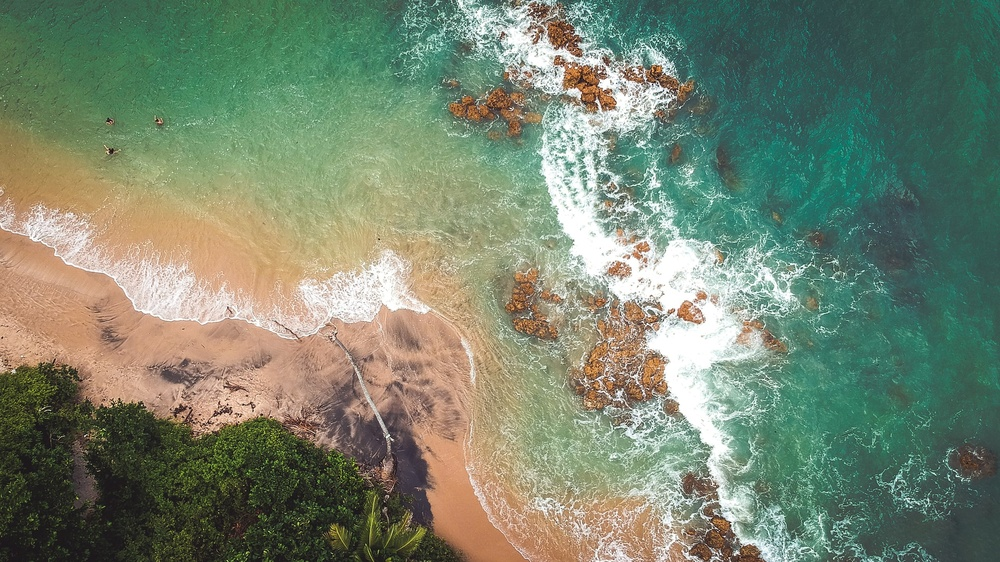
#> input picture ai-practical-file/ocean.jpg, 1000 x 562 px, shrunk from 1920 x 1080 before the run
$ jupyter execute --allow-errors practical-file.ipynb
#> lines starting #> are read from the running program, lines starting #| are printed output that depends on the picture
#### Python program to import images

[cell 1]
from PIL import Image
#> (the rest of this cell did not finish here and is left out)

#### Python program to merge two images

[cell 2]
from PIL import Image
image = Image.open("ocean.jpg")
#> image is the input picture: PIL image 1000x562 RGB; mean R, G, B 119.7, 132.8, 111.5
r,g,b = image.split()
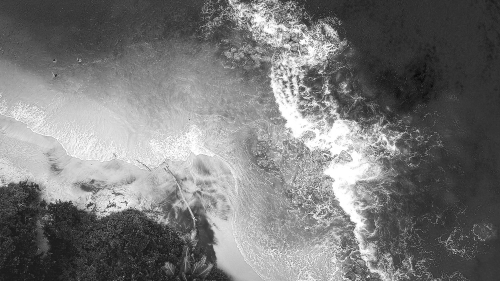
#> r: PIL image 1000x562 L (shown at 1/2 size); min 0, max 255, mean 119.7
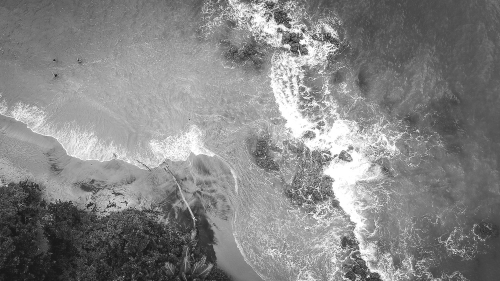
#> g: PIL image 1000x562 L (shown at 1/2 size); min 0, max 255, mean 132.8
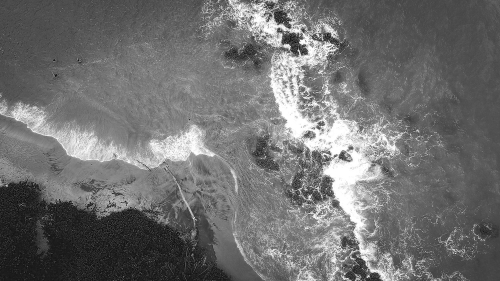
#> b: PIL image 1000x562 L (shown at 1/2 size); min 0, max 255, mean 111.5
image.show()
image = Image.merge("RGB", (b,g,r))
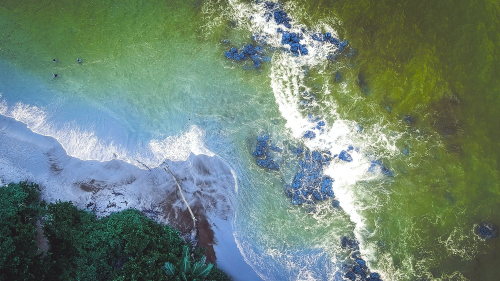
#> image: PIL image 1000x562 RGB (shown at 1/2 size); mean R, G, B 111.5, 132.8, 119.7
image.show()

#### Python program to convert image from RGB to Grayscale

[cell 3]
from PIL import Image
img = Image.open("ocean.jpg")
img.convert('1')
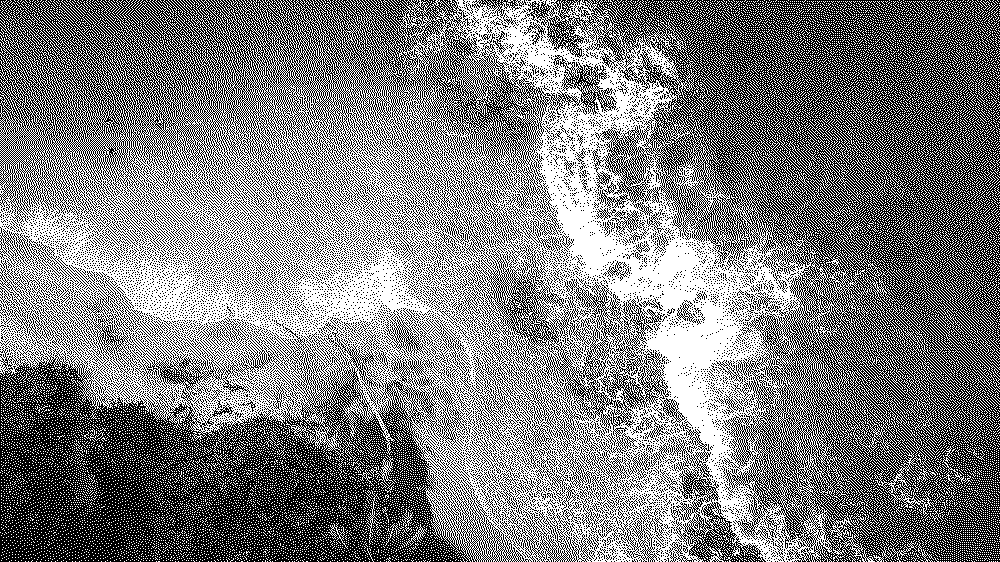
#> Out: PIL image 1000x562 1; 49.4% white in thin lines or dots

#### Python program to import CSV Files

[cell 4]
import pandas as pd
#> (the rest of this cell did not finish here and is left out)

####  Python program to display the elements of a column

[cell 5]
import pandas as pd
#> (the rest of this cell did not finish here and is left out)

# Python program to display recently updated data

[cell 6]
import pandas as pd
#> (the rest of this cell did not finish here and is left out)

# Write a python statement to check the null values

[cell 7]
import pandas as pd
#> (the rest of this cell did not finish here and is left out)

# Python program to translate a sentence into another language

[cell 8]
from translate import Translator
#> (the rest of this cell did not finish here and is left out)

# Program to plot a bar chart to display

[cell 9]
import pandas as pd
import matplotlib.pyplot as plt
from matplotlib.pyplot import figure

#> (the rest of this cell did not finish here and is left out)

# Program to plot a scatter graph on the given values

[cell 10]
import matplotlib.pyplot as plt

x = [17, 15, 12, 8, 8, 17, 1, 18, 7, 15]
y = [2, 12, 9, 18, 3, 9, 6, 1, 13, 11]

plt.scatter(x,y)
plt.show()
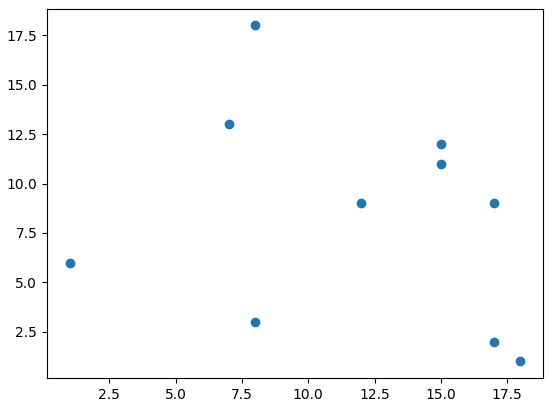
#> figure drawn by matplotlib, 1 panel

# Project 1 : Number Guessing Game

[cell 11]
import random

attempts_list = []


def show_score():
    if len(attempts_list) <= 0:
        print("There is currently no high score, it's yours for the taking!")
    else:
        print("The current high score is {} attempts".format(min(attempts_list)))


def start_game():
    random_number = random.randint(1, 10)
    print("Hello TUK Learners! Welcome to the game of guesses!")
    player_name = input("What is your name?")
#> the answer given: ocean.jpg
    wanna_play = input("Hi, {}, would you like to play the guessing game? (Enter Yes/No)".format(player_name))
#> the answer given: y

    attempts = 0
    show_score()

    while wanna_play.lower() == "yes":
        try:
            guess = int(input("Pick a number between 1 and 10: "))
            if guess < 1 or guess > 10:
                raise ValueError("Please guess a number within the given range")

            if guess == random_number:
                print("Nice! You got it!")
                attempts += 1
                attempts_list.append(attempts)
                print("It took you {} attempts".format(attempts))

                play_again = input("Would you like to play again? (Enter Yes/No)")

                attempts = 0
                show_score()

                if play_again.lower() == "no":
                    print("That's cool, have a good one!")
                    break
                else:
                    random_number = random.randint(1, 10)
            elif guess > random_number:
                print("It's lower")
                attempts += 1
            elif guess < random_number:
                print("It's higher")
                attempts += 1
        except ValueError as err:
            print("Oh no!, that is not a valid value. Try again...")
            print("({})".format(err))

    else:
        print("That's cool, you have a good one!")


if __name__ == '__main__':
    start_game()
